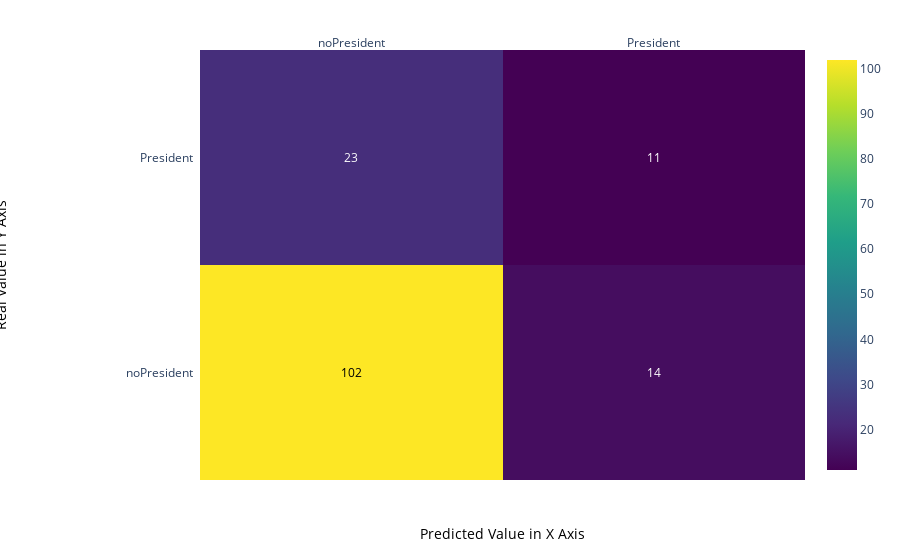

Source (notebook cell):
### Code cell
import plotly.figure_factory as ff
from sklearn.metrics import confusion_matrix

y_predict = model.predict(X_test)
z = confusion_matrix(y_test, y_predict)

label_x = ['noPresident', 'President']
label_y = ['noPresident', 'President']

# change each element of z to type string for annotations
z_text = [[str(y) for y in label_x] for label_x in z]

# set up figure
fig = ff.create_annotated_heatmap(z, x=label_x, y=label_y, annotation_text=z_text, colorscale='Viridis')

# add title
# fig.update_layout(title_text='<i><b>Confusion matrix</b></i>',
#                   )

# add custom xaxis title
fig.add_annotation(dict(font=dict(color="black",size=14),
                        x=0.5,
                        y=-0.15,
                        showarrow=False,
                        text="Predicted Value in X Axis",
                        xref="paper",
                        yref="paper"))

# add custom yaxis title
fig.add_annotation(dict(font=dict(color="black",size=14),
                        x=-0.35,
                        y=0.5,
                        showarrow=False,
                        text="Real Value in Y Axis",
                        textangle=-90,
                        xref="paper",
                        yref="paper"))

# adjust margins to make room for yaxis title
fig.update_layout(margin=dict(t=50, l=200))

# add colorbar
fig['data'][0]['showscale'] = True
fig.show()

### Figure 1 — Plotly figure (JSON) as saved in the notebook; plotly's stock layout.template omitted (floating-point values rounded to 4 significant figures)
{"data": [{"colorscale": [[0.0, "#440154"], [0.1111, "#482878"], [0.2222, "#3e4989"], [0.3333, "#31688e"], [0.4444, "#26828e"], [0.5556, "#1f9e89"], [0.6667, "#35b779"], [0.7778, "#6ece58"], [0.8889, "#b5de2b"], [1.0, "#fde725"]], "reversescale": false, "showscale": true, "type": "heatmap", "x": ["noPresident", "President"], "y": ["noPresident", "President"], "z": [[102, 14], [23, 11]]}], "layout": {"annotations": [{"font": {"color": "#000000"}, "showarrow": false, "text": "102", "x": "noPresident", "xref": "x", "y": "noPresident", "yref": "y"}, {"font": {"color": "#FFFFFF"}, "showarrow": false, "text": "14", "x": "President", "xref": "x", "y": "noPresident", "yref": "y"}, {"font": {"color": "#FFFFFF"}, "showarrow": false, "text": "23", "x": "noPresident", "xref": "x", "y": "President", "yref": "y"}, {"font": {"color": "#FFFFFF"}, "showarrow": false, "text": "11", "x": "President", "xref": "x", "y": "President", "yref": "y"}, {"font": {"color": "black", "size": 14}, "showarrow": false, "text": "Predicted Value in X Axis", "x": 0.5, "xref": "paper", "y": -0.15, "yref": "paper"}, {"font": {"color": "black", "size": 14}, "showarrow": false, "text": "Real Value in Y Axis", "textangle": -90, "x": -0.35, "xref": "paper", "y": 0.5, "yref": "paper"}], "margin": {"l": 200, "t": 50}, "xaxis": {"dtick": 1, "gridcolor": "rgb(0, 0, 0)", "side": "top", "ticks": ""}, "yaxis": {"dtick": 1, "ticks": "", "ticksuffix": "  "}}}
